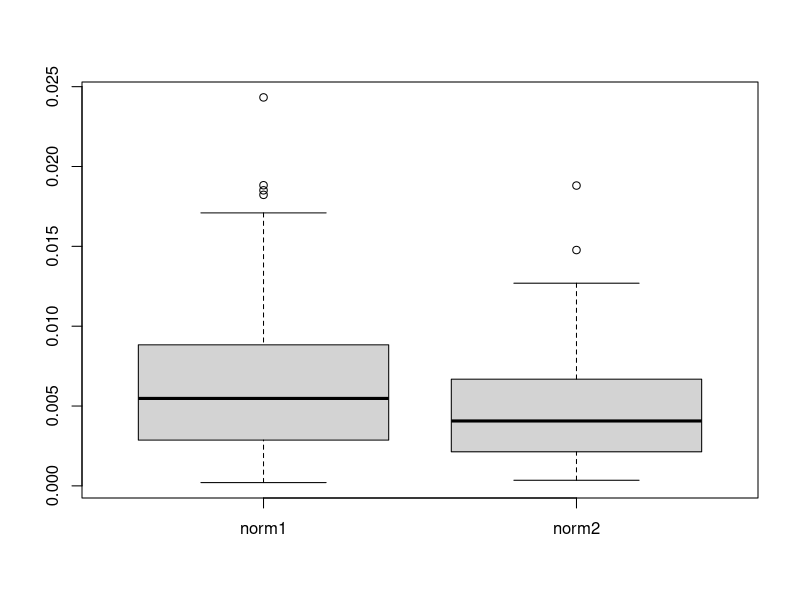
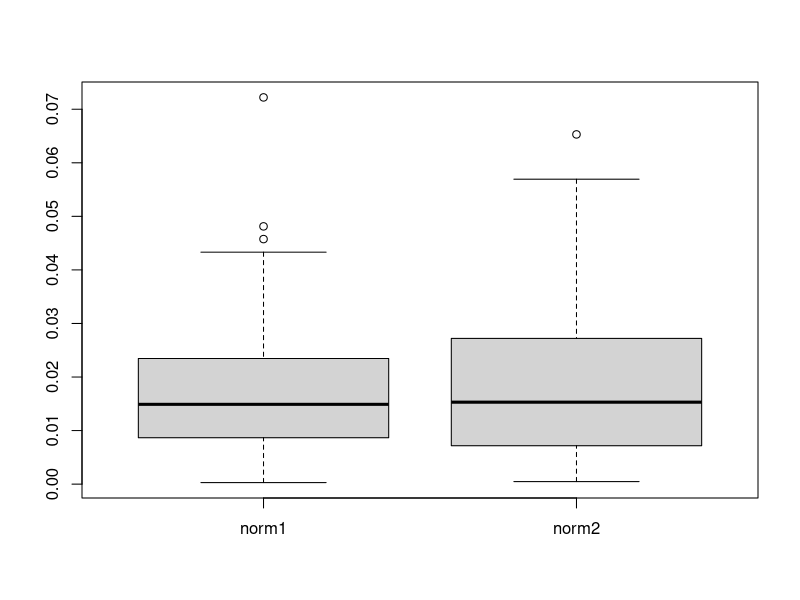

Source code (R) for these figures, in order: (Note: this script raises an error after producing the figures.)
## ---- chunk 1
knitr::opts_chunk$set(echo = FALSE)
library(splines)
library(stats4)
library(VGAM)
## ---- chunk 2
set.seed(123)
#1) create a dataset with X following a normal but different patterns for the error.
datagen <- function(n, beta, rcdf, meanX, sdX, M=100) {
  d <- length(meanX)
  datasets <- vector("list", M)  # Create a list to store M datasets
  for (m in 1:M) {  # Loop over the number of replicates
    x <- matrix(data = NA, nrow = n, ncol = d)  # Design matrix
    for (j in 1:d)  x[,j] <- rnorm(n,mean=meanX[j],sd=sdX[j])
    eps <- rcdf(n)  # Generate epsilon
    y <- x%*%beta + eps  # Response variable
    datasets[[m]] <- list(Y = y, X = x, B = beta, E = eps)  # Store dataset in the list
}
  return(datasets)  # Return the list of datasets
}
## ---- chunk 3
# Differentiable form
critbis <- function(beta, data, F_eps) {
  n <- length(data$Y)
  residuals <- data$Y - data$X%*%beta  # This gives a vector of length n
  F_eps_residuals <- F_eps(as.vector(residuals))  # Ensure it’s a vector
  p2 <- mean(F_eps_residuals^2)
  p3 <- (1 / (n^2)) * sum(sapply(1:n, function(i) {
    sum(sapply(1:n, function(j) {
      if (i != j) {
        return(max(F_eps_residuals[i], F_eps_residuals[j]))
      } else {
        return(0)
      }
    }))
  }))
  p4 <- (1 / (n^2)) * sum(F_eps_residuals)
  result <- 1/3 + p2 - p3 - p4
  return(result)
}
## ---- chunk 4
# Implement the gradient. Returns a vector in R^d and the corresponding L-2 norm.
grad <- function(data, beta, F_eps,f_eps) {
  n <- length(data$Y)
  d <- length(beta)
  residuals <- data$Y - data$X%*%beta
  f_residuals <- f_eps(residuals) #returns a nx1 matrix
  F_residuals <- F_eps(residuals) #returns a nx1 matrix
  term1_weights <- f_residuals * (1 - 2 * F_residuals) # returns a 1xn matrix.
  term1 <- (t(term1_weights)%*%data$X) / n #1xd matrix.
    term2 <- 0
  for (i in 1:n) {
    for (j in 1:n) {
      if (i != j) {
        r_i <- residuals[i]
        r_j <- residuals[j]
        indicator <- as.numeric(r_i > r_j)
        term2 <- term2 + indicator * (f_eps(r_i) * data$X[i,] - f_eps(r_j) * data$X[i,])
      }
    }
  }
  term2 <- term2 / n^2
  result <- term1 + term2
  norm <- sqrt(sum(result^2))
  return(list(G=result,N=norm)) #$G is 1xd matrix.
}
## ---- chunk 5
# Function to build OLS.
ols <- function(data) {
  return(solve(t(data$X)%*%data$X)%*%t(data$X)%*%data$Y)
}

# Gradient with Backtracking Line Search
# Since the initial values are crucial for the performance of the algorithm, take as initial value classic OLS.
# Try to improve the speed 
backtracking<-function(data, cdf, pmf, tol = 1e-3, a = .001, b = .9,max_iteration = 1000){
  k = 1
  beta <- ols(data) #returns a 2x1 matrix.
  betaplus <- beta - a * t(grad(data, beta, cdf,pmf)$G/grad(data, beta, cdf,pmf)$N)
  while (sqrt(sum((beta - betaplus)^2)) > tol && k < max_iteration){
    a <- b * a
    beta <- betaplus
    betaplus <- beta - a * t(grad(data, beta, cdf,pmf)$G/grad(data, beta, cdf,pmf)$N)
    k <- k + 1
  }
  return(list(iteration = k - 1, res = betaplus, compa = cbind(data$B,betaplus,ols(data))))
}
## ---- chunk 6
# Create a function which returns as a list both || \beta^*-\beta_0|| and || OLS-\beta_0||.
normbeta <- function(data, F_eps, f_eps) {
  return(list(norm1=sqrt(sum((backtracking(data,F_eps, f_eps)$res-data$B)^2)),norm2=sqrt(sum((data$B-ols(data))^2))))
}
## ---- chunk 7

dat3002 <- datagen(n=300,beta=c(56,24),rcdf=rnorm,meanX=c(73,3),sdX=c(6,9))


resnorm2 <- rbind.data.frame(c(0.001905935,0.004470913),c(0.001636345,0.00640783),c(0.005784043,0.002840163),c(0.002688907,0.005384342), c(0.01822553, 0.01053502),
  c(0.01410006, 0.01185256),
  c(0.01882739, 0.01005102),
  c(0.0007585612, 0.001976087),
  c(0.005697254, 0.006291956),
  c(0.005660192, 0.0004130684),
  c(0.009198206, 0.006927396),
  c(0.002945106, 0.00265141),
  c(0.006249235, 0.004442567),
  c(0.01850845, 0.01476911),
  c(0.008159696, 0.006109528),
  c(0.003800188, 0.00216723),
  c(0.002785486, 0.001754386),
  c(0.008389293, 0.009647752),
  c(0.007573341, 0.001676371),
  c(0.01544865, 0.01125848),
  c(0.0006719381, 0.001226978),
  c(0.002516303, 0.006750943),
  c(0.0004237654, 0.0003518504),
  c(0.003702847, 0.001534467),
  c(0.01122338, 0.007266418),
  c(0.007709492, 0.001035513),
  c(0.004356393, 0.002866829),
  c(0.01060801, 0.006942939),
  c(0.00912828, 0.009971081),
  c(0.002280643, 0.002528349),
  c(0.005067104, 0.006927193),
  c(0.002581101, 0.001120816),
  c(0.001018533, 0.004043615),
  c(0.005976878, 0.004751448),
  c(0.005204949, 0.001726402),
  c(0.00717476, 0.005159627),
  c(0.004274612, 0.003628541),
  c(0.005128048, 0.001380665),
  c(0.007856098, 0.002420933),
  c(0.002786205, 0.003183972),
  c(0.006570302, 0.007668212),
  c(0.003923116, 0.004083226),
  c(0.01141721, 0.006421517),
  c(0.004885008, 0.005577291),
  c(0.01611176, 0.01269206),
  c(0.000245558, 0.00223388),
  c(0.0002054096, 0.0003749879),
  c(0.005058982, 0.001051182),
  c(0.005410008, 0.001434709),
  c(0.002709056, 0.006085548),
  c(0.01519676, 0.01169296),
  c(0.0129459, 0.007655336),
  c(0.003934612, 0.001961566),
  c(0.01136902, 0.008860779),
  c(0.002317018, 0.006311938),
  c(0.01074791, 0.008532097),
  c(0.007644849, 0.004504915),
  c(0.0133842, 0.01213863),
  c(0.004418081, 0.001063851),
  c(0.001605174, 0.002100443),
  c(0.002635823, 0.003115765),
  c(0.01709572, 0.004976028),
  c(0.006418776, 0.001347629),
  c(0.002602473, 0.003280166),
  c(0.009530886, 0.004290848),
  c(0.005495684, 0.006612257),
  c(0.005453274, 0.004128688),
  c(0.002749144, 0.002186654),
  c(0.004626127, 0.003463054),
  c(0.0003597979, 0.0007627089),
  c(0.01138296, 0.003129192),
  c(0.00452074, 0.002668815),
  c(0.008241767, 0.009277847),
  c(0.008042171, 0.005447631),
  c(0.006995262, 0.008557352),
  c(0.01370003, 0.003774452),
  c(0.02432776, 0.01880747),
  c(0.0039574, 0.003622039),
  c(0.01062625, 0.007035312),
  c(0.005938814, 0.01017326),
  c(0.005444667, 0.006091348),
  c(0.008497494, 0.005214008),
  c(0.0107948, 0.008888919),
  c(0.01078378, 0.00233417),
  c(0.001680518, 0.002467532),
  c(0.01401289, 0.006305392),
  c(0.003934092, 0.0004635519),
  c(0.008355393, 0.001770047),
  c(0.007760804, 0.001889949),
  c(0.006209847, 0.006463926),
  c(0.004587531, 0.005292405),
  c(0.0006667382, 0.003933235),
  c(0.005906353, 0.003495322),
  c(0.002046011, 0.002871144),
  c(0.003325945, 0.0005319973),
  c(0.00495594, 0.003628972),
  c(0.003167455, 0.001096323),
  c(0.00490793, 0.002871439),
  c(0.00853842, 0.005703121),
  c(0.001786713, 0.001381928))

colnames(resnorm2) <- c("norm1","norm2")
boxplot(resnorm2)
apply(resnorm2,2,mean)

## ---- chunk 8
datplace <- datagen(100, c(3.75,-19.67), rlaplace, c(84,9.43), c(1,5.6), M=100)

resnorm3 <- rbind.data.frame(c(0.001127050,0.030959201), c(0.012099386,0.017935866), c(0.010077054, 0.009032522), c(0.016543574,0.028432522), c(0.016066112,0.008910837),c(0.015715095,0.012189138), c(0.004307941,0.019218697), c(0.023790995,0.026876463), c(0.048128149, 0.034620321), c(0.004525511,0.013269262), 
c(0.010469686,0.022122284), c(0.003991318,0.024681306), c(0.020022762,0.034944273), c(0.014682117,0.004730379), c(0.028471299,0.046102096), c(0.013781947,0.002269873), c(0.034217969,0.003914754), c(0.012581562, 0.037952953),c(0.005927549,0.021476754), c(0.030547819, 0.008458943), c(0.036665383,0.034574315), c(0.010482194, 0.030242703), c(0.023128311,0.028721276), c(0.019791434, 0.009035704), c(0.004233087,0.006000467), c(0.017558171, 0.001233241), c(0.010434942,0.009691387), c(0.010288326,
0.012806780), c(0.016094977,0.016076670), c(0.010552702, 0.002409486), c(0.013761351,0.001966138), c(0.002739614,0.015014501), c(0.033461841,0.015158370), c(0.010159829, 0.018987564),c(0.01057724, 0.01184081),
  c(0.0319893, 0.01875731),
  c(0.01114713, 0.02739141),
  c(0.01817401, 0.02487349),
  c(0.01040886, 0.0440562),
  c(0.01122637, 0.02535624),
  c(0.0155146, 0.0004742242),
  c(0.03088091, 0.03795826),
  c(0.03819464, 0.00223541),
  c(0.02194388, 0.002477102),
  c(0.01575755, 0.006874655),
  c(0.002470057, 0.01806748),
  c(0.01858109, 0.02420825),
  c(0.005694305, 0.02703096),
  c(0.004064729, 0.007628971),
  c(0.008480176, 0.004141163),
  c(0.01930725, 0.01650803),
  c(0.004305645, 0.004590014),
  c(0.02502174, 0.0006920111),
  c(0.008841065, 0.02666301),
  c(0.00886448, 0.01847074),
  c(0.02849027, 0.02518573),
  c(0.02022723, 0.00430526),
  c(0.007635295, 0.03677229),
  c(0.0192534, 0.02702058),
  c(0.01399088, 0.001715245),
  c(0.01903272, 0.003599678),
  c(0.01741004, 0.008715459),
  c(0.01631573, 0.008784087),
  c(0.01367622, 0.0239135),
  c(0.02633081, 0.01355851),
  c(0.03486645, 0.03022588),
  c(0.01446579, 0.01480844),
  c(0.000989861, 0.002345455),
  c(0.01773304, 0.03088062),
  c(0.04330961, 0.01836198),
  c(0.01616808, 0.03186328),
  c(0.01155099, 0.02049664),
  c(0.0361139, 0.024788),
  c(0.03546737, 0.04714327),
  c(0.02059918, 0.03804992),
  c(0.01315778, 0.001993587),
  c(0.001659515, 0.0103468),c(0.009798851, 0.01090041),c(0.01708057,0.01188683),
  c(0.007021828, 0.005921606),
  c(0.0457544, 0.03201109),
  c(0.00210914, 0.01160287),
  c(0.0002875773, 0.001652565),
  c(0.006343772, 0.002578898),
  c(0.03436705, 0.02700826),
  c(0.02435737, 0.008740134),
  c(0.02626688, 0.03405602),
  c(0.04038426, 0.04148744),
  c(0.008275688, 0.002782232),
  c(0.005476374, 0.0007458375),
  c(0.01061014, 0.01541988),
  c(0.004500585, 0.007472157), c(0.03975384,0.05693525), c(0.002176253,0.01519044),c(0.006252824, 0.01233973),
c(0.03459483,0.05090479),c(0.02285277,0.0050182),c(0.004916381, 0.03061303),
c(0.01511801, 0.007951541), c(0.07220825,0.06530007))
colnames(resnorm3) <- c("norm1","norm2")
boxplot(resnorm3)
apply(resnorm3,2,mean)
## ---- chunk 9

datplace <- datagen(100, c(3.75,-19.67), rlaplace, c(84,9.43), c(1,5.6), M=100)

resnorm4 <- rbind.data.frame(
  c(0.05111186, 0.04680231),
  c(0.05546055, 0.04327569),
  c(0.1082039, 0.1191614),
  c(0.1146392, 0.1108818),
  c(0.0643387, 0.06067655),
  c(0.09269578, 0.08280338),
  c(0.1175907, 0.1297338),
  c(0.01640266, 0.002636073),
  c(0.06435264, 0.08288086),
  c(0.03478153, 0.01788994),
  c(0.1324867, 0.1447594),
  c(0.08259708, 0.07259671),
  c(0.0858877, 0.1022048),
  c(0.07849933, 0.07071994),
  c(0.04781907, 0.04309452),
  c(0.03898628, 0.02135951),
  c(0.0718607, 0.07051657),
  c(0.04062732, 0.01983729),
  c(0.1643698, 0.183565),
  c(0.03073538, 0.03852621),
  c(0.01376509, 0.005619),
  c(0.0221865, 0.04023925),
  c(0.05108089, 0.04310376),
  c(0.1087843, 0.090379),
  c(0.07738534, 0.05508705),
  c(0.1277732, 0.119936),
  c(0.126649, 0.1298829),
  c(0.06956559, 0.09370402),
  c(0.0287026, 0.01005081),
  c(0.07647934, 0.06644146),
  c(0.03628854, 0.04871112),
  c(0.004830913, 0.01534774),
  c(0.0929243, 0.08079616),
  c(0.1215977, 0.1363231),
  c(0.02051759, 0.005977671),
  c(0.1186987, 0.09338973),
  c(0.007699787, 0.003231259),
  c(0.1306908, 0.1141191),
  c(0.08705727, 0.07437524),
  c(0.04533361, 0.04943719),
  c(0.07493178, 0.08394354),
  c(0.09544936, 0.08618567),
  c(0.006760684, 0.006887993),
  c(0.06718681, 0.05986169),
  c(0.04038765, 0.05975285),
  c(0.1469201, 0.1412427),
  c(0.1492944, 0.134655),
  c(0.009297306, 0.02319693),
  c(0.07133477, 0.09610383),
  c(0.06463476, 0.08681788),
  c(0.1162047, 0.09726897),
  c(0.08077676, 0.05625851),
  c(0.1137491, 0.1199582),
  c(0.01471831, 0.01981294),
  c(0.03426844, 0.04276199),
  c(0.07729717, 0.08052022),
  c(0.129621, 0.1259662),
  c(0.06147145, 0.04291049),
  c(0.06495732, 0.06916687),
  c(0.0372546, 0.05793195),
  c(0.07121836, 0.08863148),
  c(0.04431845, 0.02074602),
  c(0.1104084, 0.1158431),
  c(0.002566167, 0.01273928),
  c(0.1389851, 0.1534093),
  c(0.08567983, 0.087985),c(0.01461773, 0.01480844),
  c(0.001350866, 0.002345455),
  c(0.03076712, 0.03088062),
  c(0.01913813, 0.01836198),
  c(0.03160015, 0.03186328),
  c(0.02038545, 0.02049664),
  c(0.02491281, 0.024788),
  c(0.0470246, 0.04714327),
  c(0.03790951, 0.03804992),
  c(0.002877795, 0.001993587),
  c(0.009687025, 0.0103468),
  c(0.01053187, 0.01090041),
  c(0.01137686, 0.01188683),
  c(0.005993503, 0.005921606),
  c(0.03304755, 0.03201109),
  c(0.01138337, 0.01160287),
  c(0.001428612, 0.001652565),
  c(0.002080854, 0.002578898),
  c(0.02699803, 0.02700826),
  c(0.008861491, 0.008740134),
  c(0.03386988, 0.03405602),
  c(0.04147311, 0.04148744),
  c(0.002615486, 0.002782232),
  c(0.0009562942, 0.0007458375),
  c(0.01506886, 0.01541988),
  c(0.007107717, 0.007472157),
  c(0.05570994, 0.05693525),
  c(0.0152226, 0.01519044),
  c(0.01194134, 0.01233973),
  c(0.05037274, 0.05090479),
  c(0.005264091, 0.0050182),
  c(0.0301572, 0.03061303),
  c(0.008194154, 0.007951541),
  c(0.06576941, 0.06530007)
)

resnorm2 <- list()
for (i in 1:100) {
  resnorm2[[i]] <- normbeta(datplace[[i+66]],plaplace,dlaplace)
  print(i)
}
colnames(resnorm4) <- c("norm1","norm2")
boxplot(resnorm4)
apply(resnorm4,2,mean)
## ---- chunk 10
datnorm3D <- datagen(500, c(-0.67,2.6,1), function(x) rnorm(x, mean=0, sd=2), c(2,1.35,0.75), c(1,2.15,3), M=100)

resnorm5 <- list()
for (i in 1:100) {
  resnorm5[[i]] <- normbeta(datnorm3D[[i]],function(x) pnorm(x, mean=0, sd=2),function(x) dnorm(x, mean=0, sd=2))
  print(i)
}

unlist(resnorm5)
resnorm5 <- matrix(resnorm5,ncol=2,nrow=100,byrow=TRUE)

colnames(resnorm5) <- c("norm1","norm2")
boxplot(resnorm5)
apply(resnorm5,2,mean)
## ---- chunk 11
datnorm3Dxl <- datagen(1500, c(-0.67,2.6,1), function(x) rnorm(x, mean=0, sd=2), c(2,1.35,0.75), c(1,2.15,3), M=100)

resnorm6 <- list()
for (i in 1:100) {
  resnorm6[[i]] <- normbeta(datnorm3Dxl[[i]],function(x) pnorm(x, mean=0, sd=2),function(x) dnorm(x, mean=0, sd=2))
  print(i)
}

resnorm6 <- rbind(c(0.070450915, 0.070617698),
  c(0.044950673, 0.043662979),
  c(0.069510395, 0.071348927),
  c(0.076216496, 0.076508119),
  c(0.049271327, 0.050018346),
  c(0.052882394, 0.052759235),
  c(0.063686165, 0.063566470),
  c(0.033547120, 0.032720637),
  c(0.092643470, 0.092534393),
  c(0.035530149, 0.035936690),
  c(0.093318881, 0.092182868),
  c(0.061149675, 0.059974435),
  c(0.075533468, 0.075883484),
  c(0.059120543, 0.058878725),
  c(0.051969924, 0.050871842),
  c(0.070363991, 0.070038328),
  c(0.040531328, 0.039574846),
  c(0.050436721, 0.051724075),
  c(0.034923232, 0.034379716),
  c(0.046974180, 0.047104659),
  c(0.058316137, 0.056911255),
  c(0.032763121, 0.032839064),
  c(0.090695188, 0.091931947),
  c(0.044271565, 0.043695157),
  c(0.033513386, 0.033774281),
  c(0.036456963, 0.037055031),
  c(0.088288337, 0.088717360),
  c(0.045437731, 0.043953227),
  c(0.073476593, 0.074940647),
  c(0.163334901, 0.161995775),
  c(0.060971150, 0.062249163),
  c(0.058735016, 0.059555628),
  c(0.065803007, 0.066067396),
  c(0.050521273, 0.048786734),
  c(0.117013443, 0.115451986),
  c(0.031653380, 0.030070644),
  c(0.037467749, 0.036582233),
  c(0.059346260, 0.058393446),
  c(0.097917866, 0.097309789),
  c(0.031470604, 0.031759756),
  c(0.061461301, 0.061382482),
  c(0.051545240, 0.051802376),
  c(0.029122345, 0.029289674),
  c(0.042390441, 0.042604202),
  c(0.022388615, 0.023897739),
  c(0.039893741, 0.039336821),
  c(0.076348131, 0.076846196),
  c(0.047066092, 0.047593834),
  c(0.095440873, 0.096069511),
  c(0.126311865, 0.125885836),
  c(0.014844703, 0.013985774),
  c(0.079949621, 0.080280734),
  c(0.077265802, 0.077721614),
  c(0.079340787, 0.078851405),
  c(0.082191703, 0.081531149),
  c(0.060485322, 0.060477171),
  c(0.007616459, 0.008578096),
  c(0.038103731, 0.037398678),
  c(0.053392942, 0.054063133),
  c(0.049266005, 0.048381806),
  c(0.043718378, 0.043946150),
  c(0.062802605, 0.062558855),
  c(0.031960174, 0.032235594),
  c(0.028559313, 0.029337462),
  c(0.066366319, 0.066269725),
  c(0.076796032, 0.076155796),
  c(0.062237296, 0.060632666),
  c(0.079222138, 0.079177303),
  c(0.033147628, 0.033909183),
  c(0.049395561, 0.049153106),
  c(0.104823007, 0.105588091),
  c(0.039448674, 0.039992359),
  c(0.028479356, 0.027792375),
  c(0.103540174, 0.104231646),
  c(0.066271489, 0.067185700),
  c(0.079796091, 0.080318495),
  c(0.030014858, 0.030709867),
  c(0.040913048, 0.041285954),
  c(0.058548029, 0.057365161),
  c(0.032738499, 0.032204241),
  c(0.146682262, 0.145803358),
  c(0.088232124, 0.087513974),
  c(0.081907418, 0.081007714),
  c(0.095318879, 0.094455137),
  c(0.084923010, 0.084912823),
  c(0.101037879, 0.100827496),
  c(0.094656815, 0.094101709),
  c(0.046590362, 0.046447967)
)
